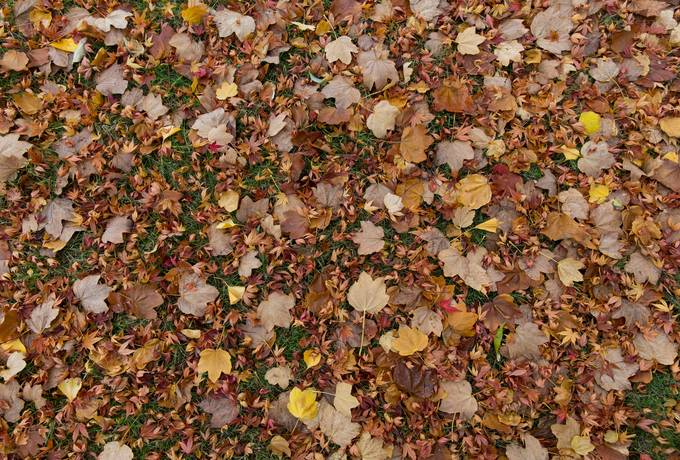
#> input picture Final_Project/Analysis/data/backgrounds/original/autumn-grass-1.jpg, 680 x 460 px, given as the content of the folder data/garbage_classification_6_classes/example_images, which was not available
$ jupyter execute --allow-errors Augmentation_Techniques.ipynb   (text cells are left out)
#> lines starting #> are read from the running program, lines starting #| are printed output that depends on the picture; pictures that were not available may be replaced by others from this repository, and a replacement may not be noted
#> further down, img is the input picture: shape (460, 680, 3); mean B, G, R 62, 91.2, 129.3
[cell 1]
import numpy as np
import pandas as pd

import matplotlib.pyplot as plt
import matplotlib.image as mpimg
import imutils
import cv2

import tensorflow as tf
from tensorflow.keras.preprocessing.image import ImageDataGenerator

import os

[cell 2]
def display_image(img, title=None):
    """ Function to display an image
    Args:
        1) img - image object
        2) title - the title that will be displayed above the image
    Returns:
        None; but displays an image
    """
    plt.imshow(img)
    plt.title(title)
    plt.show()

[cell 3]
def display_original_augmented_img(original_img, augmented_img, original_title=None, augmented_title=None):
    """ Function to display the original and augmented image on the same graph
    Args:
        1) original_img - object of the original image
        2) augmented_img - augmented image object
        3) original_title - title for the original image
        4) augmented_title - title for the augmented image
    Returns:
        None; but displays images
    """
    fig, axes = plt.subplots(1, 2, figsize=(12, 6))
    axes[0].imshow(original_img)
    axes[0].set_title(original_title)

    axes[1].imshow(augmented_img)
    axes[1].set_title(augmented_title)
    plt.show()

[cell 4]
def display_images(images, titles=None, figsize=(12, 4), filename=None):
    """ Function to display array-like images in a row
        Args:
            1) images - the list of array-like images
            2) titles - the list of titles that will be displayed above the images (len(titles) == len(images))
            3) figsize - the size (width, height) of each image
            4) filename - the name of the file (including path) in which the resulting image will be saved
        Returns:
            None; but displays images
        """
#> called with figsize = (12, 4)
    fig, axes = plt.subplots(1, len(images), figsize=figsize)
    if titles is not None:
        for i in range(len(images)):
            axes[i].imshow(images[i])
            axes[i].set_title(titles[i])
            axes[i].axis('off')
#> this loop made 1 pass
    else:
        for i in range(len(images)):
            axes[i].imshow(images[i])
            axes[i].axis('off')

    if filename is not None:
        plt.savefig(f'{filename}.png', bbox_inches='tight')
    plt.show()

[cell 5]
# [42 lines left out: function perform_ImageDataGen_augmentation, not called in this run]

[cell 6]
def get_width_shift_image(image, width_shift_fraction):
    """ Function for performing width_shift augmentation over the image 'image'
    Args:
        1) image - image object
        2) width_shift_fraction - offset value ([-1; 1])
    Returns:
        augmented_image
    """
    # Get the height and width of the image
    height, width = image.shape[:2]

    # Calculate the height shift value
    width_shift = int(height * width_shift_fraction)

    # Calculate the new y-coordinate for height shift
    y_shifted = height // 2 + width_shift

    # Calculate the rotation matrix for height shift
    shift_matrix = np.float32([[1, 0, 0], [0, 1, width_shift]])

    # Apply the height shift to the image using warpAffine
    changed_image = cv2.warpAffine(image, shift_matrix, (width, height))
    return changed_image

[cell 7]
def get_height_shift_image(image, height_shift_fraction):
    """ Function for performing height_shift augmentation over the image 'image'
    Args:
        1) image - image object
        2) height_shift_fraction - offset value ([-1; 1])
    Returns:
        augmented_image
    """
    # Get the height and width of the image
    height, width = image.shape[:2]

    # Calculate the height shift value
    height_shift = int(width * height_shift_fraction)

    # Calculate the new x-coordinate for height shift
    x_shifted = width // 2 + height_shift

    # Calculate the rotation matrix for height shift
    shift_matrix = np.float32([[1, 0, height_shift], [0, 1, 0]])

    # Apply the height shift to the image using warpAffine
    changed_image = cv2.warpAffine(image, shift_matrix, (width, height))
    return changed_image

[cell 8]
# [14 lines left out: function get_brightness_augmentation_image, not called in this run]

[cell 9]
# [25 lines left out: function get_contrast_augmentation_image, not called in this run]

[cell 10]
# [21 lines left out: function get_hsv_image, not called in this run]

[cell 11]
# [13 lines left out: function get_noisy_image, not called in this run]

[cell 12]
# [44 lines left out: function perform_cv2_rotation_augmentation, not called in this run]

[cell 13]
# [35 lines left out: function perform_cv2_flip_augmentation, not called in this run]

[cell 14]
example_images_path = 'data/garbage_classification_6_classes/example_images'
classes_names = os.listdir(example_images_path)

#> (the rest of this cell did not finish here and is left out)

[cell 15]
source_path = 'data/garbage_classification_6_classes/garbage_classification/'

source_path_cardboard = os.path.join(source_path, 'cardboard')
source_path_glass = os.path.join(source_path, 'glass')
source_path_metal = os.path.join(source_path, 'metal')
source_path_paper = os.path.join(source_path, 'paper')
source_path_plastic = os.path.join(source_path, 'plastic')
source_path_trash = os.path.join(source_path, 'trash')

[cell 16]
image_filepaths = [source_path_cardboard, source_path_glass, source_path_metal, source_path_paper, source_path_plastic,
                   source_path_trash]
image_filenames = ['cardboard148.jpg', 'glass93.jpg', 'metal69.jpg', 'paper104.jpg', 'plastic118.jpg',
                  'trash28.jpg']
augmented_images_dir = 'data/garbage_classification_6_classes/garbage_classification_augmentation_test/'
show_images = True
images = []
#> (the rest of this cell did not finish here and is left out)


#> (a cell that did not finish here is left out)

#> (a cell that did not finish here is left out)

#> (a cell that did not finish here is left out)

#> (a cell that did not finish here is left out)

[cell 21]
width_shift_fraction = 0.1
#> width_shift_fraction = 0.1
for image, image_name in zip(images, image_filenames):
    augmented_image = get_width_shift_image(image=image, width_shift_fraction=width_shift_fraction)

    display_original_augmented_img(original_img=image, augmented_img=augmented_image,
                                   original_title=f"Original_img: {image_name}",
                                   augmented_title=f"wShifted_img: {image_name}")
    augmented_image_name = f"aug_wShift_{image_name.split('.')[0]}_0.jpg"
    augmented_image_path = os.path.join(augmented_images_dir, augmented_image_name)
    cv2.imwrite(augmented_image_path, cv2.cvtColor(augmented_image, cv2.COLOR_BGR2RGB))

    augmented_image = get_width_shift_image(image=image, width_shift_fraction=(-width_shift_fraction))
    display_original_augmented_img(original_img=image, augmented_img=augmented_image,
                                   original_title=f"Original_img: {image_name}",
                                   augmented_title=f"wShifted_img: {image_name}")
    augmented_image_name = f"aug_wShift_{image_name.split('.')[0]}_1.jpg"
    augmented_image_path = os.path.join(augmented_images_dir, augmented_image_name)
    cv2.imwrite(augmented_image_path, cv2.cvtColor(augmented_image, cv2.COLOR_BGR2RGB))
#> this loop made 3 passes
#> image_name on passes 1 to 3: 'cardboard148.jpg', 'glass93.jpg', 'metal69.jpg'
#> pass 1, in get_width_shift_image, `changed_image = cv2.warpAffine(image, shift_matrix, (width, height))`:
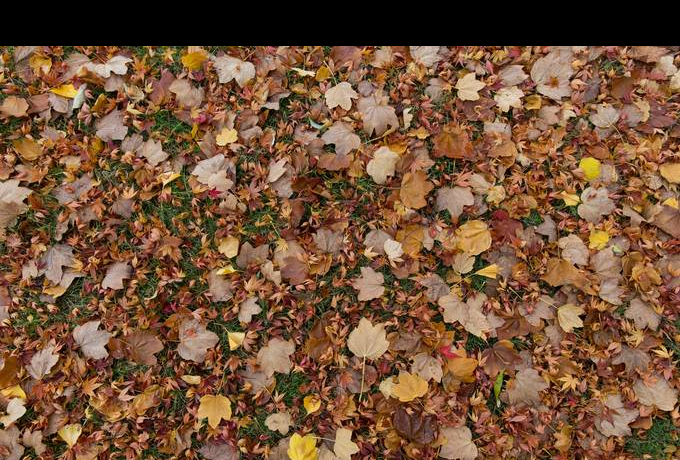
#> changed_image: shape (460, 680, 3); mean R, G, B 117.7, 83.1, 56.7
#> pass 1, in get_width_shift_image (call 2), `changed_image = cv2.warpAffine(image, shift_matrix, (width, height))`:
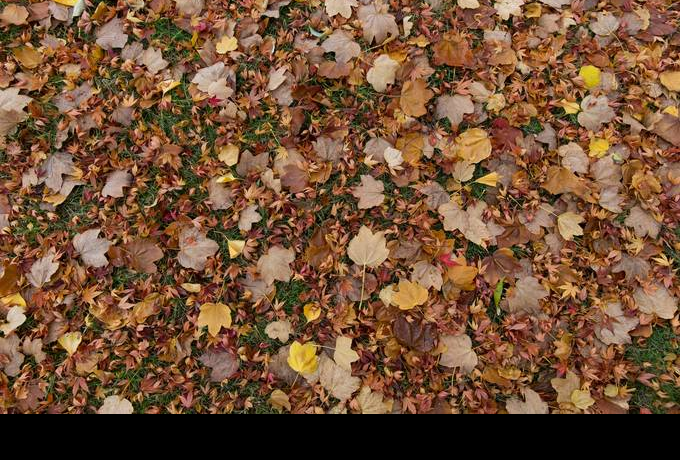
#> changed_image: shape (460, 680, 3); mean R, G, B 114.9, 80.7, 54.5
#> pass 1, in display_original_augmented_img (call 2), `plt.show()`:
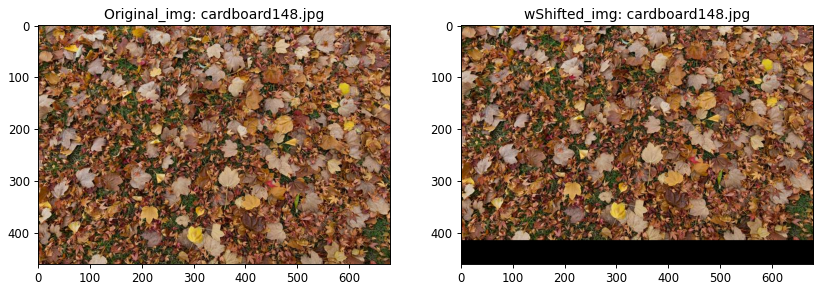
#> figure drawn by matplotlib, 2 panels
#> pass 2, in display_original_augmented_img (call 4), `plt.show()`:
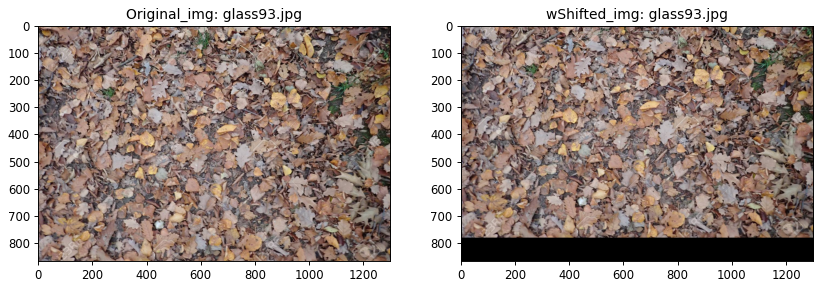
#> figure drawn by matplotlib, 2 panels
#> after the loop:
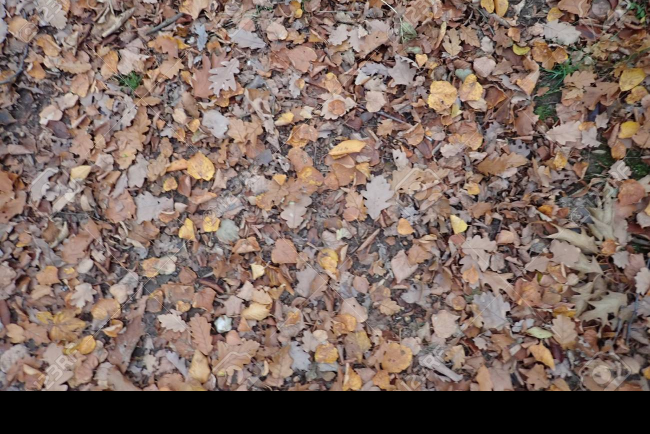
#> augmented_image: shape (868, 1300, 3) (shown at 1/2 size); mean R, G, B 125.4, 105.9, 97.5

#> (a cell that did not finish here is left out)

[cell 23]
height_shift_fraction = 0.1
for image, image_name in zip(images, image_filenames):
    augmented_image = get_height_shift_image(image=image, height_shift_fraction=height_shift_fraction)

    display_original_augmented_img(original_img=image, augmented_img=augmented_image,
                                   original_title=f"Original_img: {image_name}",
                                   augmented_title=f"hShifted_img: {image_name}")
    augmented_image_name = f"aug_hShift_{image_name.split('.')[0]}_0.jpg"
    augmented_image_path = os.path.join(augmented_images_dir, augmented_image_name)
    cv2.imwrite(augmented_image_path, cv2.cvtColor(augmented_image, cv2.COLOR_BGR2RGB))

    augmented_image = get_height_shift_image(image=image, height_shift_fraction=(-height_shift_fraction))
    display_original_augmented_img(original_img=image, augmented_img=augmented_image,
                                   original_title=f"Original_img: {image_name}",
                                   augmented_title=f"hShifted_img: {image_name}")
    augmented_image_name = f"aug_hShift_{image_name.split('.')[0]}_1.jpg"
    augmented_image_path = os.path.join(augmented_images_dir, augmented_image_name)
    cv2.imwrite(augmented_image_path, cv2.cvtColor(augmented_image, cv2.COLOR_BGR2RGB))
#> this loop made 3 passes
#> image_name on passes 1 to 3: 'cardboard148.jpg', 'glass93.jpg', 'metal69.jpg'
#> pass 1, in get_height_shift_image, `changed_image = cv2.warpAffine(image, shift_matrix, (width, height))`:
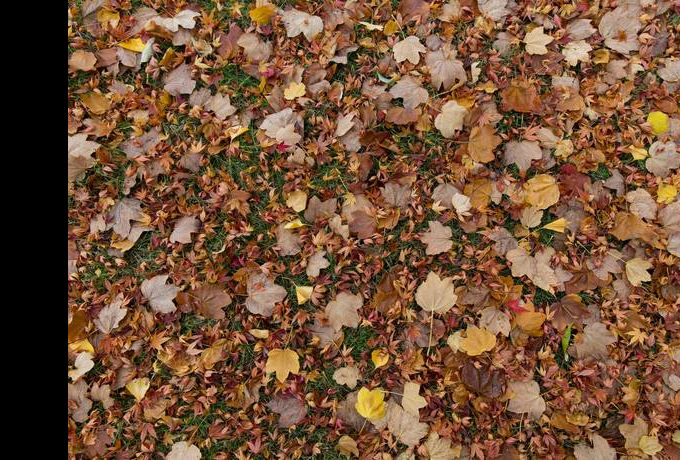
#> changed_image: shape (460, 680, 3); mean R, G, B 116.1, 81.9, 55.6
#> pass 1, in get_height_shift_image (call 2), `changed_image = cv2.warpAffine(image, shift_matrix, (width, height))`:
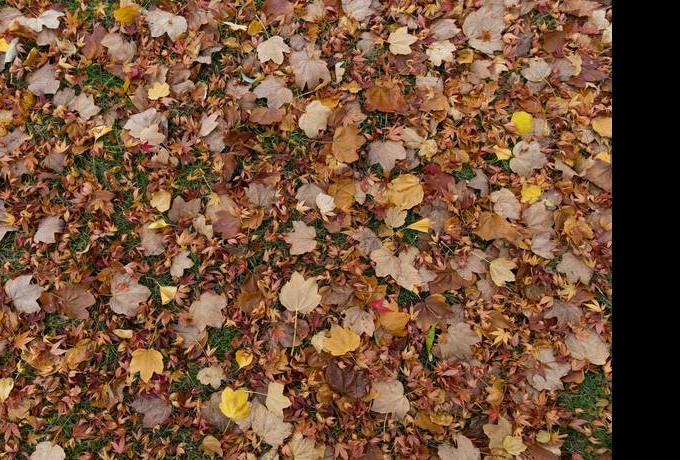
#> changed_image: shape (460, 680, 3); mean R, G, B 116.7, 82.2, 55.9
#> pass 2, in display_original_augmented_img (call 9), `plt.show()`:
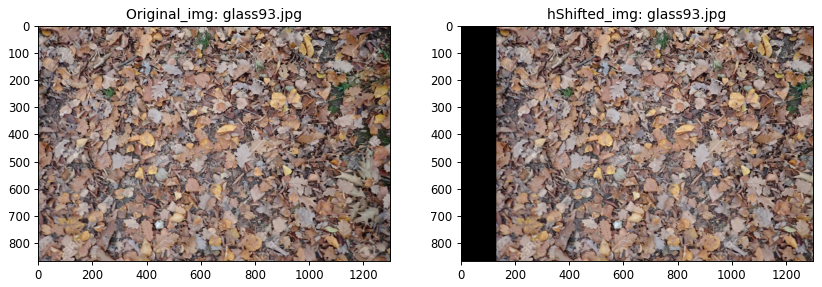
#> figure drawn by matplotlib, 2 panels
#> pass 2, in display_original_augmented_img (call 10), `plt.show()`:
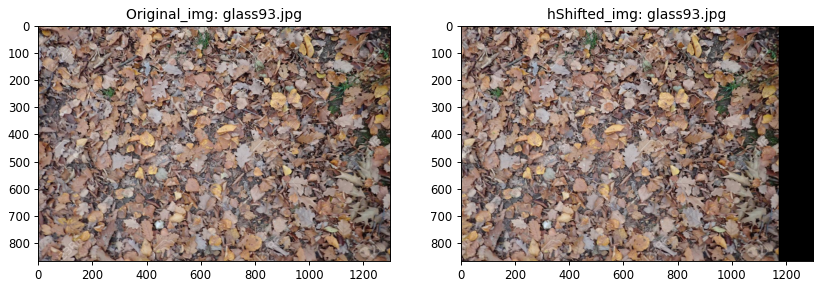
#> figure drawn by matplotlib, 2 panels
#> after the loop:
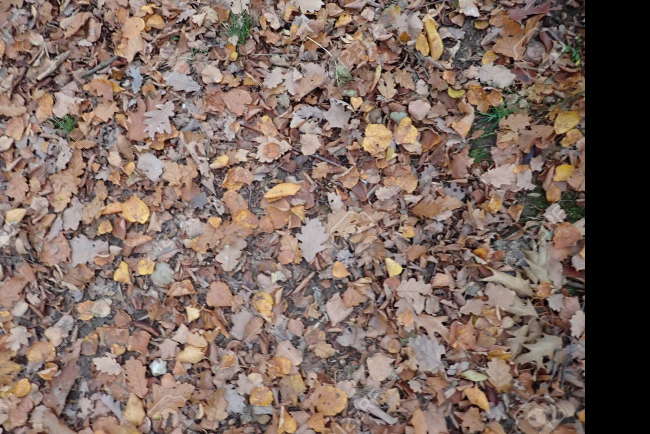
#> augmented_image: shape (868, 1300, 3) (shown at 1/2 size); mean R, G, B 125, 105.5, 96.6

#> (a cell that did not finish here is left out)

[cell 25]
for img, image_filename in zip(images, image_filenames):
    display_image(img, title=image_filename)
#> this loop made 3 passes
#> image_filename on passes 1 to 3: 'cardboard148.jpg', 'glass93.jpg', 'metal69.jpg'
